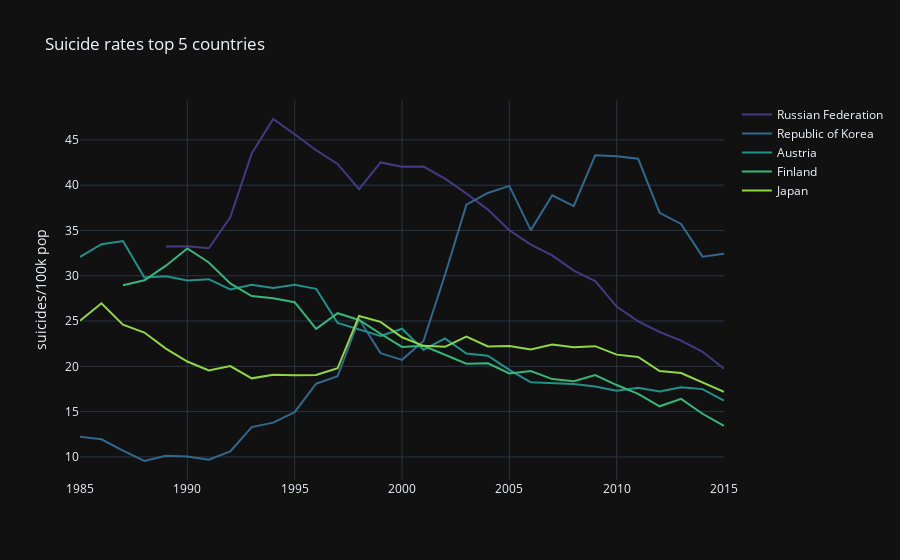

Source (notebook cell):
### Code cell
# Visual the top 5 countries by suicide rates
pal = list(sns.color_palette(palette='viridis', n_colors=len(top5_coun_all)).as_hex()) # select a color palette

fig = go.Figure()
for d,p in zip(top5_coun_all, pal):
    if len(df_gb_c_y.loc[d].index) > 20: # Just select the data with more then 20 data points
        fig.add_trace(go.Scatter(x = df_gb_c_y.loc[d].index,
                             y = df_gb_c_y.loc[d]['suicides/100k pop'],
                             name = d,
                             line_color = p, 
                             fill=None))
fig.layout.template = 'plotly_dark'
fig.update_layout(
    title="Suicide rates top 5 countries", yaxis_title="suicides/100k pop")
fig.show()
